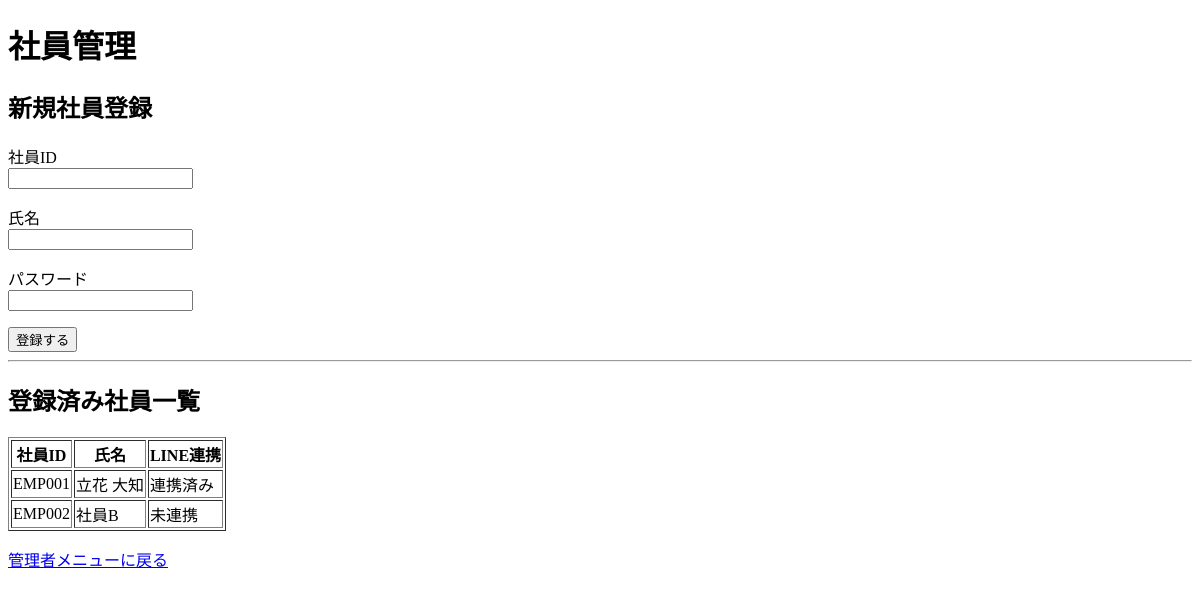
The app's page /admin/employee (signed in), older data.
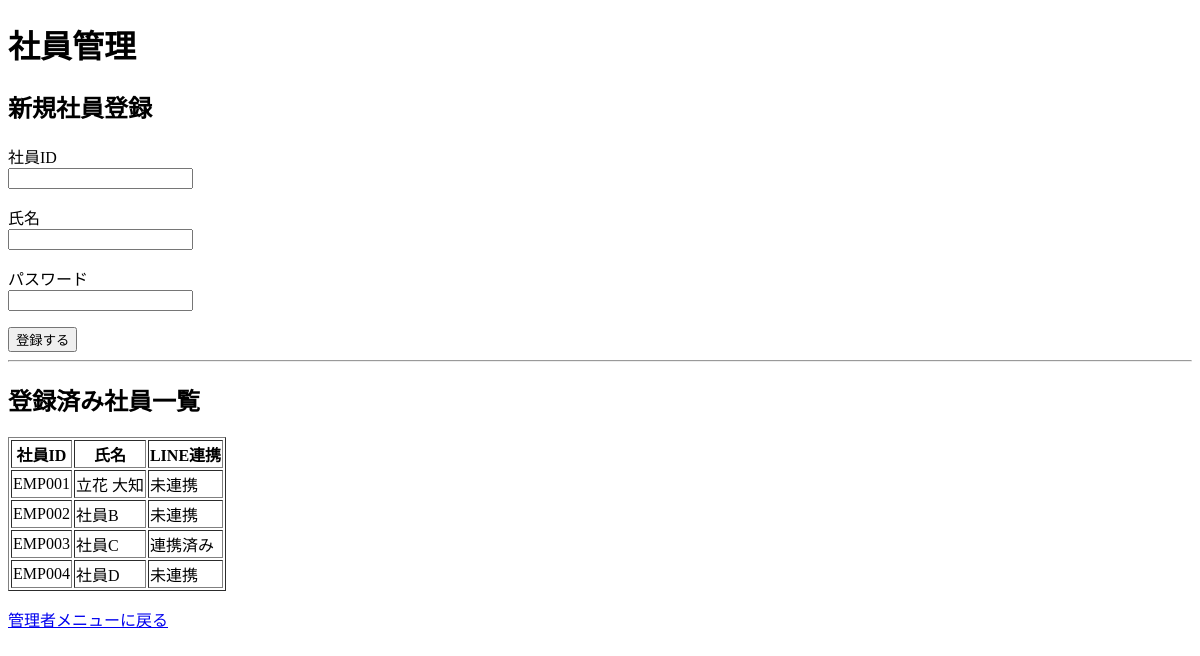
The same page, newer data.
### tables this page shows
CREATE TABLE employees (
            employee_id TEXT PRIMARY KEY,
            name TEXT NOT NULL,
            password TEXT NOT NULL,
            line_user_id TEXT UNIQUE
        );

### flaskr/main.py (the view)
@app.route('/admin/employee')
def admin_employee():
    if 'admin_id' not in session:
        return redirect(url_for('admin_login'))
    conn = sqlite3.connect(DB_NAME)
    c = conn.cursor()
    c.execute(
        'SELECT employee_id, name, line_user_id FROM employees ORDER BY employee_id'
    )
    employees = c.fetchall()
    conn.close()
    message = request.args.get('message', '')
    return render_template(
        'admin_employee.html',
        employees=employees,
        message=message
    )

### flaskr/templates/admin_employee.html (shortened to what this page needs)
<!DOCTYPE html>
<html lang="ja">
<head>
</head>
<body>
    <h1>社員管理</h1>
    <h2>新規社員登録</h2>
    <form action="{{ url_for('admin_employee_register') }}" method="POST">
        <p>
            社員ID<br>
            <input type="text" name="employee_id" required>
        </p>
        <p>
            氏名<br>
            <input type="text" name="name" required>
        </p>
        <p>
            パスワード<br>
            <input type="password" name="password" required>
        </p>
        <button type="submit">登録する</button>
    </form>
    <hr>
    <h2>登録済み社員一覧</h2>
    <table border="1">
        <tr>
            <th>社員ID</th>
            <th>氏名</th>
            <th>LINE連携</th>
        </tr>
        {% for employee in employees %}
        <tr>
            <td>{{ employee[0] }}</td>
            <td>{{ employee[1] }}</td>
            <td>
                {% if employee[2] %}
                連携済み
                {% else %}
                未連携
                {% endif %}
            </td>
        </tr>
        {% endfor %}
    </table>
    <p>
        <a href="{{ url_for('admin_dashboard') }}">管理者メニューに戻る</a>
    </p>
</body>
</html>

Row changes from the older to the newer data that the page shows:
changed employees "EMP001": now shows "未連携"; no longer shows "連携済み"
added employees: employee_id "EMP003", name "社員C", shows "連携済み"
added employees: employee_id "EMP004", name "社員D", shows "未連携"
